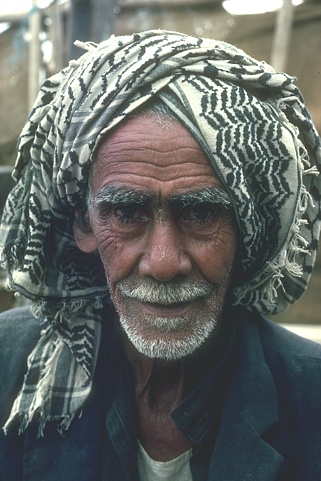
#> input picture original.jpg, 321 x 481 px
$ python image_analysis.py
#> lines starting #> are read from the running program, lines starting #| are printed output that depends on the picture
import cv2 as cv
import numpy as np

# Load the color image
img_color = cv.imread('original.jpg')
#> img_color is the input picture: shape (481, 321, 3); mean B, G, R 101.4, 104.4, 99.9
cv.imshow("original image",img_color)
# Convert the color image to grayscale image
img_gray = cv.cvtColor(img_color, cv.COLOR_BGR2GRAY)


# Define the scaling factor: 5 scales for 5 resized images
scale_percent1 = 25  # 25% of the original size
scale_percent2 = 50  # 50% of the original size
scale_percent3 = 75  # 75% of the original size
scale_percent4 = 150  # 150% of the original size
scale_percent5 = 200  # 200% of the original size
scale_percent6 = 100 #100% of the original size

# Calculate the new dimensions: 5 resized dimensions: 25%, 50%, 75% , 150%, 200%
#resize 1
width1 = int(img_gray.shape[1] * scale_percent1 / 100)
#> width1 = 80
height1 = int(img_gray.shape[0] * scale_percent1 / 100)
#> height1 = 120
dim1= (width1, height1)
#> dim1 = (80, 120)

#resize 2
width2 = int(img_gray.shape[1] * scale_percent2 / 100)
#> width2 = 160
height2 = int(img_gray.shape[0] * scale_percent2 / 100)
#> height2 = 240
dim2= (width2, height2)
#> dim2 = (160, 240)

#resize 3
width3 = int(img_gray.shape[1] * scale_percent3 / 100)
#> width3 = 240
height3 = int(img_gray.shape[0] * scale_percent3 / 100)
#> height3 = 360
dim3= (width3, height3)
#> dim3 = (240, 360)

#resize 4
width4 = int(img_gray.shape[1] * scale_percent4 / 100)
#> width4 = 481
height4 = int(img_gray.shape[0] * scale_percent4 / 100)
#> height4 = 721
dim4= (width4, height4)
#> dim4 = (481, 721)

#resize 5
width5 = int(img_gray.shape[1] * scale_percent5 / 100)
height5 = int(img_gray.shape[0] * scale_percent5 / 100)
dim5= (width5, height5)

#resize 6
width6 = int(img_gray.shape[1] * scale_percent6 / 100)
height6 = int(img_gray.shape[0] * scale_percent6 / 100)
dim6= (width6, height6)

# Resize the image using the new dimensions
resized_img1 = cv.resize(img_gray, dim1, interpolation=cv.INTER_AREA)
resized_img2 = cv.resize(img_gray, dim2, interpolation=cv.INTER_AREA)
resized_img3 = cv.resize(img_gray, dim3, interpolation=cv.INTER_AREA)
resized_img4 = cv.resize(img_gray, dim4, interpolation=cv.INTER_AREA)
resized_img5 = cv.resize(img_gray, dim5, interpolation=cv.INTER_AREA)
resized_greyscale = cv.resize(img_gray, dim6, interpolation=cv.INTER_AREA)


# [5 lines of commented-out code are left out]
cv.imshow("resized image 100%",resized_greyscale)

#Save the processed image to tagged image file format (TIFF)
cv.imwrite('grayscale.tiff', resized_greyscale)


used_image = cv.imread('original.jpg',cv.IMREAD_GRAYSCALE)
#> used_image: shape (481, 321); min 35, max 255, mean 102.7


#sobel 3-5-7-9-11

#3
# Apply the Sobel filter to the image
sobelx3 = cv.Sobel(used_image, cv.CV_8U, 1, 0, ksize=3)
sobely3= cv.Sobel(used_image, cv.CV_8U, 0, 1, ksize=3)
sobel3 = cv.bitwise_or(sobelx3, sobely3)


# cv.imshow('Sobel X 3', sobelx3)
# cv.imshow('Sobel Y 3', sobely3)
cv.imshow('Sobel 3x3 Combined', sobel3)

# Save as TIFF file
cv.imwrite('sobel3x3.tiff', sobel3)

# Save as TIFF file
# cv.imwrite('sobel3x3.tiff', sobel3, [cv.IMWRITE_TIFF_COMPRESSION, 2])

#5
# Apply the Sobel filter to the image
sobelx5 = cv.Sobel(resized_greyscale, cv.CV_8U, 1, 0, ksize=5)
sobely5= cv.Sobel(resized_greyscale, cv.CV_8U, 0, 1, ksize=5)
sobel5 = cv.bitwise_or(sobelx5, sobely5)
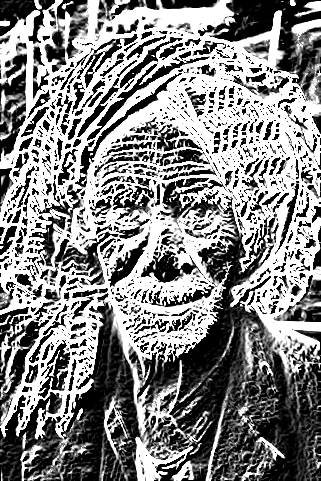
#> sobel5: shape (481, 321); min 0, max 255, mean 133.7


# cv.imshow('Sobel X 5', sobelx)
# cv.imshow('Sobel Y 5', sobely)
cv.imshow('Sobel 5x5 Combined', sobel5)

# Save as TIFF file
cv.imwrite('sobel5x5.tiff', sobel5)

#7
# Apply the Sobel filter to the image
sobelx7 = cv.Sobel(resized_greyscale, cv.CV_8U, 1, 0, ksize=7)
sobely7= cv.Sobel(resized_greyscale, cv.CV_8U, 0, 1, ksize=7)
sobel7 = cv.bitwise_or(sobelx7, sobely7)


# cv.imshow('Sobel X 7', sobelx7)
# cv.imshow('Sobel Y 7', sobely7)
cv.imshow('Sobel 7x7 Combined', sobel7)

# Save as TIFF file
cv.imwrite('sobel7x7.tiff', sobel7)

#9

# Apply the Sobel filter to the image
sobelx9 = cv.Sobel(resized_greyscale, cv.CV_8U, 1, 0, ksize=9)
sobely9= cv.Sobel(resized_greyscale, cv.CV_8U, 0, 1, ksize=9)
sobel9 = cv.bitwise_or(sobelx9, sobely9)


# cv.imshow('Sobel X 3', sobelx9)
# cv.imshow('Sobel Y 3', sobely9)
cv.imshow('Sobel 9x9 Combined', sobel9)

# Save as TIFF file
cv.imwrite('sobel9x9.tiff', sobel9)

#11

# Apply the Sobel filter to the image
sobelx11 = cv.Sobel(resized_greyscale, cv.CV_8U, 1, 0, ksize=11)
sobely11= cv.Sobel(resized_greyscale, cv.CV_8U, 0, 1, ksize=11)
sobel11 = cv.bitwise_or(sobelx11, sobely11)
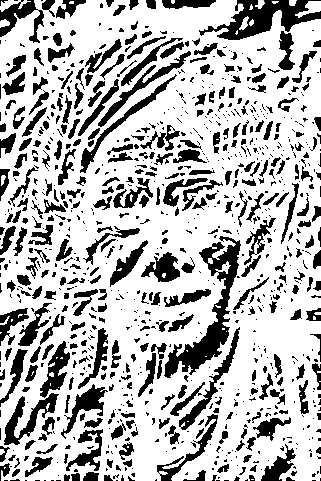
#> sobel11: shape (481, 321); min 0, max 255, mean 183.6


# cv.imshow('Sobel X 11', sobelx11)
# cv.imshow('Sobel Y 11', sobely11)
cv.imshow('Sobel 11x11 Combined', sobel11)

# Save as TIFF file
cv.imwrite('sobel11x11.tiff', sobel11)


#scharr dx dy 1 , it is advisable to change to laplacian filter if you want to raise the derivative values to more than 1.
# Apply Scharr edge detection

#1

scharrx1 = cv.Scharr(resized_greyscale, cv.CV_8U, 1, 0)
scharry1 = cv.Scharr(resized_greyscale, cv.CV_8U, 0, 1)

# Combine the x and y gradient images
scharr_combined1 = cv.bitwise_or(scharrx1, scharry1)
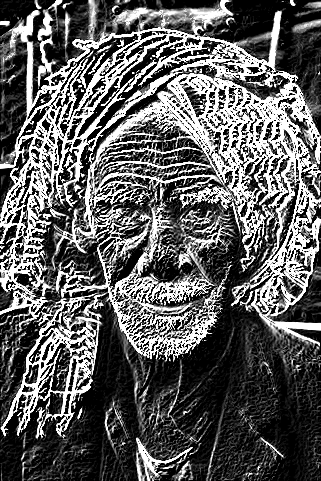
#> scharr_combined1: shape (481, 321); min 0, max 255, mean 93.8

# Display the original and Scharr images
# cv.imshow('Scharr X 1', scharrx)
# cv.imshow('Scharr Y 1', scharry)
cv.imshow('Scharr 1 Combined', scharr_combined1)

cv.imwrite('scharr1.tiff', scharr_combined1)


#laplacian ksizes; 3-5-7-9-11
#3

laplacian3 = cv.Laplacian(resized_greyscale, cv.CV_8U, ksize=3)

# Display the original and Laplacian images
cv.imshow('Laplacian 3x3', laplacian3)
cv.imwrite('Laplacian3x3.tiff', laplacian3)
#5

laplacian5 = cv.Laplacian(resized_greyscale, cv.CV_8U, ksize=5)
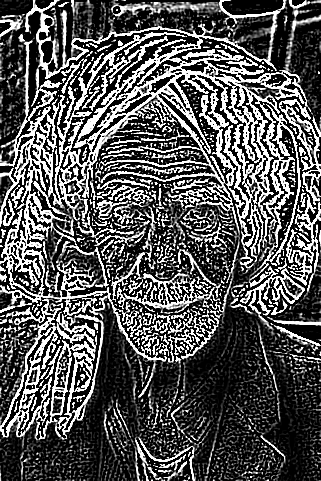
#> laplacian5: shape (481, 321); min 0, max 255, mean 85.7

# Display the original and Laplacian images
# cv.imshow('Laplacian 5x5', laplacian5)
cv.imwrite('Laplacian5x5.tiff', laplacian5)

#7
laplacian7 = cv.Laplacian(resized_greyscale, cv.CV_8U, ksize=7)

# Display the original and Laplacian images
# cv.imshow('Laplacian 7x7', laplacian7)
cv.imwrite('Laplacian7x7.tiff', laplacian7)

#9
laplacian9 = cv.Laplacian(resized_greyscale, cv.CV_8U, ksize=9)

# Display the original and Laplacian images
# cv.imshow('Laplacian 5x5', laplacian5)
cv.imwrite('Laplacian9x9.tiff', laplacian9)

#11

laplacian11 = cv.Laplacian(resized_greyscale, cv.CV_8U, ksize=11)
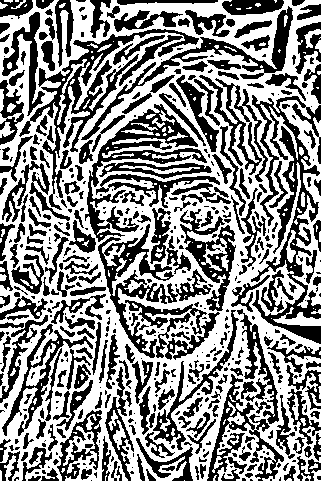
#> laplacian11: shape (481, 321); min 0, max 255, mean 139.2

# Display the original and Laplacian images
cv.imshow('Laplacian 5x5', laplacian5)
cv.imwrite('Laplacian11x11.tiff', laplacian11)

#canny with combination of max and mind thresholds of max-min; 50-150, 50-100, 150-150, 20-150, 20-100

# Apply Canny edge detection with threshold values of 50 and 150
edges50150 = cv.Canny(resized_greyscale, 50, 150)
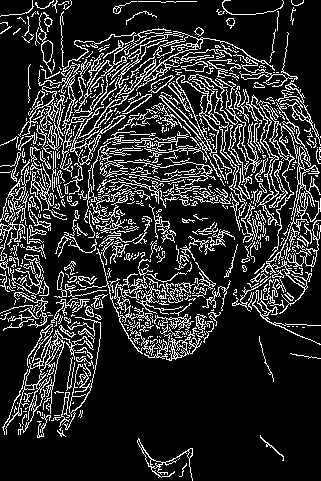
#> edges50150: shape (481, 321); 17.2% white in thin lines or dots

# Display the original and Canny edge images
cv.imshow('Canny Edges 50x150', edges50150)
cv.imwrite('Canny_Edges50x150.tiff', edges50150)

# 50-100
# Apply Canny edge detection with threshold values of 50 and 100
edges50100 = cv.Canny(resized_greyscale, 50, 100)
#> edges50100: shape (481, 321); 18.7% white in thin lines or dots

# Display the original and Canny edge images
# cv.imshow('Canny Edges 50x100', edges50100)
cv.imwrite('Canny_Edges50x100.tiff', edges50100)

#150-150
# Apply Canny edge detection with threshold values of 150 and 150
edges150150 = cv.Canny(resized_greyscale, 150, 150)
#> edges150150: shape (481, 321); 12.6% white in thin lines or dots

# Display the original and Canny edge images
# cv.imshow('Canny Edges 150x150', edges150150)
cv.imwrite('Canny_Edges150x150.tiff', edges150150)

#20-150
# Apply Canny edge detection with threshold values of 20 and 150
edges20150 = cv.Canny(resized_greyscale, 20, 150)
#> edges20150: shape (481, 321); 18.8% white in thin lines or dots

# Display the original and Canny edge images
# cv.imshow('Canny Edges 20x150', edges20150)
cv.imwrite('Canny_Edges20x150.tiff', edges20150)

#20-100
# Apply Canny edge detection with threshold values of 20 and 100
edges20100 = cv.Canny(resized_greyscale, 20, 100)
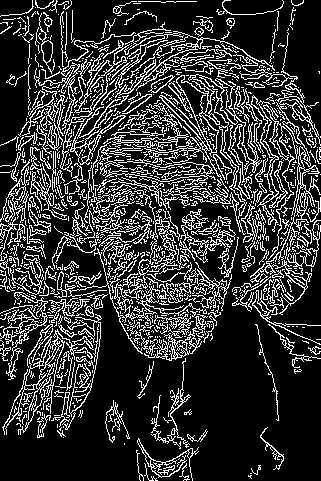
#> edges20100: shape (481, 321); 20.7% white in thin lines or dots

# Display the original and Canny edge images
# cv.imshow('Canny Edges 20x100', edges20100)
cv.imwrite('Canny_Edges20x100.tiff', edges20100)

cv.waitKey(0)
cv.destroyAllWindows()
